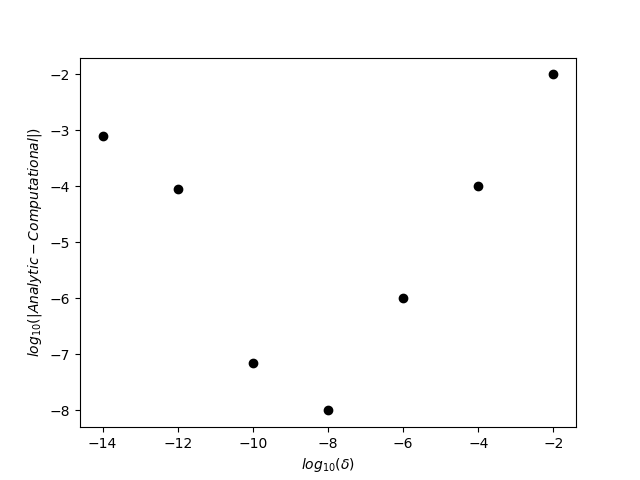

Here is the Python script that generated this plot:
import numpy as np 
import matplotlib.pyplot as plt 

def deriv():
	x = np.ones(7)
	delta = np.array([1e-2, 1e-4, 1e-6, 1e-8, 1e-10, 1e-12, 1e-14], dtype = np.float64)

	deriv_real = np.ones(7) 

	deriv = (f(x + delta) - f(x))/delta

	error = np.abs(deriv_real - deriv)

	vert = np.log10(error)
	horiz = np.log10(delta)

	plt.plot(horiz, vert, "ko")
	plt.xlabel(r"$log_{10}(\delta)$")
	plt.ylabel(r"$log_{10}(|Analytic - Computational|)$")
	plt.show()

def f(x):
	y = x*(x-1)
	return y


if __name__ == "__main__":
	deriv()
